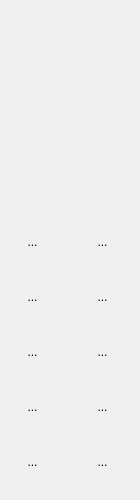
  <widget class="QDockWidget" name="dockWidget_palette">
   <property name="sizePolicy">
    <sizepolicy hsizetype="Minimum" vsizetype="Minimum">
     <horstretch>0</horstretch>
     <verstretch>0</verstretch>
    </sizepolicy>
   </property>
   <property name="minimumSize">
    <size>
     <width>140</width>
     <height>500</height>
    </size>
   </property>
   <property name="maximumSize">
    <size>
     <width>140</width>
     <height>500</height>
    </size>
   </property>
   <property name="layoutDirection">
    <enum>Qt::LeftToRight</enum>
   </property>
   <property name="styleSheet">
    <string notr="true"/>
   </property>
   <property name="floating">
    <bool>false</bool>
   </property>
   <property name="allowedAreas">
    <set>Qt::BottomDockWidgetArea|Qt::LeftDockWidgetArea|Qt::RightDockWidgetArea</set>
   </property>
   <property name="windowTitle">
    <string/>
   </property>
   <attribute name="dockWidgetArea">
    <number>2</number>
   </attribute>
   <widget class="QWidget" name="dockWidgetContentsToolpalette">
    <property name="sizePolicy">
     <sizepolicy hsizetype="Minimum" vsizetype="Minimum">
      <horstretch>0</horstretch>
      <verstretch>0</verstretch>
     </sizepolicy>
    </property>
    <property name="minimumSize">
     <size>
      <width>0</width>
      <height>0</height>
     </size>
    </property>
    <property name="styleSheet">
     <string notr="true">QToolButton {
border: none;
}

QToolButton:hover {
	background: #ddd;
	border-radius:4px;
	border: 1px solid #eee;
}

QToolButton:checked {
	background: #ddd;
	border-radius:4px;
	border: 1px solid #c0c2c2;
}
</string>
    </property>
    <layout class="QVBoxLayout" name="verticalLayout">
     <property name="leftMargin">
      <number>0</number>
     </property>
     <property name="topMargin">
      <number>0</number>
     </property>
     <property name="rightMargin">
      <number>0</number>
     </property>
     <property name="bottomMargin">
      <number>0</number>
     </property>
     <item>
      <layout class="QGridLayout" name="toolsGridLayout" rowstretch="0,0,0,0,0,0" columnstretch="0,0">
       <property name="sizeConstraint">
        <enum>QLayout::SetMaximumSize</enum>
       </property>
       <property name="leftMargin">
        <number>0</number>
       </property>
       <property name="topMargin">
        <number>0</number>
       </property>
       <property name="rightMargin">
        <number>5</number>
       </property>
       <property name="bottomMargin">
        <number>0</number>
       </property>
       <property name="spacing">
        <number>5</number>
       </property>
       <item row="3" column="0">
        <widget class="QToolButton" name="toolButtonPaintBucket">
         <property name="sizePolicy">
          <sizepolicy hsizetype="MinimumExpanding" vsizetype="Fixed">
           <horstretch>0</horstretch>
           <verstretch>0</verstretch>
          </sizepolicy>
         </property>
         <property name="minimumSize">
          <size>
           <width>32</width>
           <height>50</height>
          </size>
         </property>
         <property name="focusPolicy">
          <enum>Qt::NoFocus</enum>
         </property>
         <property name="text">
          <string>...</string>
         </property>
         <property name="icon">
          <iconset resource="../Icons.qrc">
           <normaloff>:/toolpalette_icons/toolpalette_icons/Bucket.png</normaloff>:/toolpalette_icons/toolpalette_icons/Bucket.png</iconset>
         </property>
         <property name="iconSize">
          <size>
           <width>25</width>
           <height>25</height>
          </size>
         </property>
         <property name="checkable">
          <bool>true</bool>
         </property>
        </widget>
       </item>
       <item row="4" column="1">
        <widget class="QToolButton" name="toolButtonPaintBrushAdv">
         <property name="sizePolicy">
          <sizepolicy hsizetype="MinimumExpanding" vsizetype="Fixed">
           <horstretch>0</horstretch>
           <verstretch>0</verstretch>
          </sizepolicy>
         </property>
         <property name="minimumSize">
          <size>
           <width>32</width>
           <height>50</height>
          </size>
         </property>
         <property name="focusPolicy">
          <enum>Qt::NoFocus</enum>
         </property>
         <property name="text">
          <string>...</string>
         </property>
         <property name="icon">
          <iconset resource="../Icons.qrc">
           <normaloff>:/toolpalette_icons/toolpalette_icons/PaintBrush-Plus.png</normaloff>:/toolpalette_icons/toolpalette_icons/PaintBrush-Plus.png</iconset>
         </property>
         <property name="iconSize">
          <size>
           <width>25</width>
           <height>25</height>
          </size>
         </property>
         <property name="checkable">
          <bool>true</bool>
         </property>
        </widget>
       </item>
       <item row="4" column="0">
        <widget class="QToolButton" name="toolButtonPaintBrush">
         <property name="sizePolicy">
          <sizepolicy hsizetype="MinimumExpanding" vsizetype="Fixed">
           <horstretch>0</horstretch>
           <verstretch>0</verstretch>
          </sizepolicy>
         </property>
         <property name="minimumSize">
          <size>
           <width>32</width>
           <height>50</height>
          </size>
         </property>
         <property name="focusPolicy">
          <enum>Qt::NoFocus</enum>
         </property>
         <property name="text">
          <string>...</string>
         </property>
         <property name="icon">
          <iconset resource="../Icons.qrc">
           <normaloff>:/toolpalette_icons/toolpalette_icons/PaintBrush.png</normaloff>:/toolpalette_icons/toolpalette_icons/PaintBrush.png</iconset>
         </property>
         <property name="iconSize">
          <size>
           <width>25</width>
           <height>25</height>
          </size>
         </property>
         <property name="checkable">
          <bool>true</bool>
         </property>
        </widget>
       </item>
       <item row="1" column="1">
        <widget class="QToolButton" name="toolButtonDropper">
         <property name="sizePolicy">
          <sizepolicy hsizetype="MinimumExpanding" vsizetype="Fixed">
           <horstretch>0</horstretch>
           <verstretch>0</verstretch>
          </sizepolicy>
         </property>
         <property name="minimumSize">
          <size>
           <width>32</width>
           <height>50</height>
          </size>
         </property>
         <property name="focusPolicy">
          <enum>Qt::NoFocus</enum>
         </property>
         <property name="text">
          <string>...</string>
         </property>
         <property name="icon">
          <iconset resource="../Icons.qrc">
           <normaloff>:/toolpalette_icons/toolpalette_icons/ColourPicker.png</normaloff>:/toolpalette_icons/toolpalette_icons/ColourPicker.png</iconset>
         </property>
         <property name="iconSize">
          <size>
           <width>25</width>
           <height>25</height>
          </size>
         </property>
         <property name="checkable">
          <bool>true</bool>
         </property>
        </widget>
       </item>
       <item row="2" column="0">
        <widget class="QToolButton" name="toolButtonWand">
         <property name="sizePolicy">
          <sizepolicy hsizetype="MinimumExpanding" vsizetype="Fixed">
           <horstretch>0</horstretch>
           <verstretch>0</verstretch>
          </sizepolicy>
         </property>
         <property name="minimumSize">
          <size>
           <width>32</width>
           <height>50</height>
          </size>
         </property>
         <property name="focusPolicy">
          <enum>Qt::NoFocus</enum>
         </property>
         <property name="text">
          <string>...</string>
         </property>
         <property name="icon">
          <iconset resource="../Icons.qrc">
           <normaloff>:/toolpalette_icons/toolpalette_icons/Wand.png</normaloff>:/toolpalette_icons/toolpalette_icons/Wand.png</iconset>
         </property>
         <property name="iconSize">
          <size>
           <width>25</width>
           <height>25</height>
          </size>
         </property>
         <property name="checkable">
          <bool>true</bool>
         </property>
        </widget>
       </item>
       <item row="3" column="1">
        <widget class="QToolButton" name="toolButtonSprayCan">
         <property name="sizePolicy">
          <sizepolicy hsizetype="MinimumExpanding" vsizetype="Fixed">
           <horstretch>0</horstretch>
           <verstretch>0</verstretch>
          </sizepolicy>
         </property>
         <property name="minimumSize">
          <size>
           <width>32</width>
           <height>50</height>
          </size>
         </property>
         <property name="focusPolicy">
          <enum>Qt::NoFocus</enum>
         </property>
         <property name="text">
          <string>...</string>
         </property>
         <property name="icon">
          <iconset resource="../Icons.qrc">
           <normaloff>:/toolpalette_icons/toolpalette_icons/Spraycan.png</normaloff>:/toolpalette_icons/toolpalette_icons/Spraycan.png</iconset>
         </property>
         <property name="iconSize">
          <size>
           <width>25</width>
           <height>25</height>
          </size>
         </property>
         <property name="checkable">
          <bool>true</bool>
         </property>
        </widget>
       </item>
       <item row="1" column="0">
        <widget class="QToolButton" name="toolButtonPointer">
         <property name="sizePolicy">
          <sizepolicy hsizetype="MinimumExpanding" vsizetype="Fixed">
           <horstretch>0</horstretch>
           <verstretch>0</verstretch>
          </sizepolicy>
         </property>
         <property name="minimumSize">
          <size>
           <width>25</width>
           <height>50</height>
          </size>
         </property>
         <property name="focusPolicy">
          <enum>Qt::NoFocus</enum>
         </property>
         <property name="layoutDirection">
          <enum>Qt::LeftToRight</enum>
         </property>
         <property name="styleSheet">
          <string notr="true"/>
         </property>
         <property name="text">
          <string>...</string>
         </property>
         <property name="icon">
          <iconset resource="../Icons.qrc">
           <normaloff>:/toolpalette_icons/toolpalette_icons/Pointer.png</normaloff>:/toolpalette_icons/toolpalette_icons/Pointer.png</iconset>
         </property>
         <property name="iconSize">
          <size>
           <width>25</width>
           <height>25</height>
          </size>
         </property>
         <property name="checkable">
          <bool>true</bool>
         </property>
        </widget>
       </item>
       <item row="2" column="1">
        <widget class="QToolButton" name="toolButtonLine">
         <property name="sizePolicy">
          <sizepolicy hsizetype="MinimumExpanding" vsizetype="Fixed">
           <horstretch>0</horstretch>
           <verstretch>0</verstretch>
          </sizepolicy>
         </property>
         <property name="minimumSize">
          <size>
           <width>32</width>
           <height>50</height>
          </size>
         </property>
         <property name="focusPolicy">
          <enum>Qt::NoFocus</enum>
         </property>
         <property name="text">
          <string>...</string>
         </property>
         <property name="icon">
          <iconset resource="../Icons.qrc">
           <normaloff>:/toolpalette_icons/toolpalette_icons/Line.png</normaloff>:/toolpalette_icons/toolpalette_icons/Line.png</iconset>
         </property>
         <property name="iconSize">
          <size>
           <width>25</width>
           <height>25</height>
          </size>
         </property>
         <property name="checkable">
          <bool>true</bool>
         </property>
        </widget>
       </item>
       <item row="5" column="0">
        <widget class="QToolButton" name="toolButtonStamp">
         <property name="sizePolicy">
          <sizepolicy hsizetype="MinimumExpanding" vsizetype="Fixed">
           <horstretch>0</horstretch>
           <verstretch>0</verstretch>
          </sizepolicy>
         </property>
         <property name="minimumSize">
          <size>
           <width>32</width>
           <height>50</height>
          </size>
         </property>
         <property name="focusPolicy">
          <enum>Qt::NoFocus</enum>
         </property>
         <property name="text">
          <string>...</string>
         </property>
         <property name="icon">
          <iconset resource="../Icons.qrc">
           <normaloff>:/toolpalette_icons/toolpalette_icons/Stamp.png</normaloff>:/toolpalette_icons/toolpalette_icons/Stamp.png</iconset>
         </property>
         <property name="iconSize">
          <size>
           <width>25</width>
           <height>25</height>
          </size>
         </property>
         <property name="checkable">
          <bool>true</bool>
         </property>
        </widget>
       </item>
       <item row="5" column="1">
        <widget class="QToolButton" name="toolButtonBlur">
         <property name="sizePolicy">
          <sizepolicy hsizetype="MinimumExpanding" vsizetype="Fixed">
           <horstretch>0</horstretch>
           <verstretch>0</verstretch>
          </sizepolicy>
         </property>
         <property name="minimumSize">
          <size>
           <width>32</width>
           <height>50</height>
          </size>
         </property>
         <property name="focusPolicy">
          <enum>Qt::NoFocus</enum>
         </property>
         <property name="text">
          <string>...</string>
         </property>
         <property name="icon">
          <iconset resource="../Icons.qrc">
           <normaloff>:/toolpalette_icons/toolpalette_icons/Blur.png</normaloff>:/toolpalette_icons/toolpalette_icons/Blur.png</iconset>
         </property>
         <property name="iconSize">
          <size>
           <width>25</width>
           <height>25</height>
          </size>
         </property>
         <property name="checkable">
          <bool>true</bool>
         </property>
        </widget>
       </item>
       <item row="0" column="0" colspan="2">
        <widget class="ColorBoxWidget" name="colorBoxWidget" native="true">
         <property name="enabled">
          <bool>true</bool>
         </property>
         <property name="sizePolicy">
          <sizepolicy hsizetype="Preferred" vsizetype="Preferred">
           <horstretch>0</horstretch>
           <verstretch>0</verstretch>
          </sizepolicy>
         </property>
         <property name="minimumSize">
          <size>
           <width>120</width>
           <height>200</height>
          </size>
         </property>
         <property name="maximumSize">
          <size>
           <width>150</width>
           <height>200</height>
          </size>
         </property>
         <property name="cursor">
          <cursorShape>ArrowCursor</cursorShape>
         </property>
        </widget>
       </item>
      </layout>
     </item>
    </layout>
   </widget>
  </widget>
